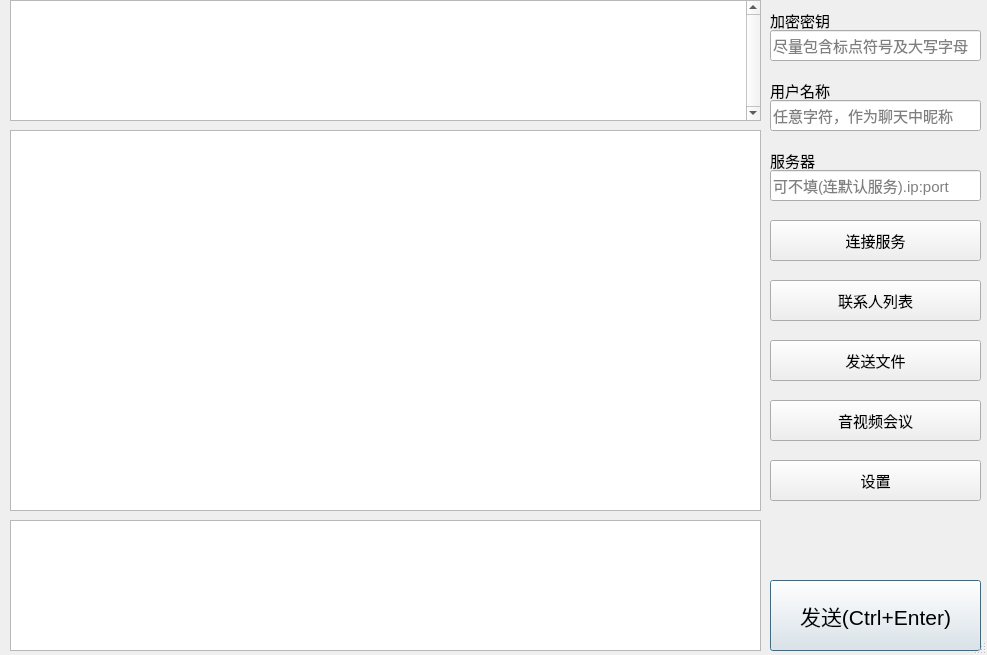
<?xml version="1.0" encoding="UTF-8"?>
<ui version="4.0">
 <class>Dialog</class>
 <widget class="QDialog" name="Dialog">
  <property name="geometry">
   <rect>
    <x>0</x>
    <y>0</y>
    <width>987</width>
    <height>655</height>
   </rect>
  </property>
  <property name="font">
   <font>
    <pointsize>11</pointsize>
   </font>
  </property>
  <property name="windowTitle">
   <string/>
  </property>
  <property name="sizeGripEnabled">
   <bool>true</bool>
  </property>
  <widget class="QPushButton" name="btnSend">
   <property name="geometry">
    <rect>
     <x>770</x>
     <y>580</y>
     <width>211</width>
     <height>71</height>
    </rect>
   </property>
   <property name="font">
    <font>
     <pointsize>16</pointsize>
    </font>
   </property>
   <property name="text">
    <string>发送(Ctrl+Enter)</string>
   </property>
  </widget>
  <widget class="QTextEdit" name="editInput">
   <property name="geometry">
    <rect>
     <x>10</x>
     <y>520</y>
     <width>751</width>
     <height>131</height>
    </rect>
   </property>
   <property name="font">
    <font>
     <pointsize>16</pointsize>
    </font>
   </property>
  </widget>
  <widget class="QTextEdit" name="editOutput">
   <property name="geometry">
    <rect>
     <x>10</x>
     <y>130</y>
     <width>751</width>
     <height>381</height>
    </rect>
   </property>
   <property name="font">
    <font>
     <pointsize>16</pointsize>
    </font>
   </property>
   <property name="readOnly">
    <bool>true</bool>
   </property>
  </widget>
  <widget class="QTextEdit" name="editInfo">
   <property name="geometry">
    <rect>
     <x>10</x>
     <y>0</y>
     <width>751</width>
     <height>121</height>
    </rect>
   </property>
   <property name="font">
    <font>
     <family>SimSun-ExtB</family>
     <pointsize>14</pointsize>
     <weight>50</weight>
     <bold>false</bold>
    </font>
   </property>
   <property name="verticalScrollBarPolicy">
    <enum>Qt::ScrollBarAlwaysOn</enum>
   </property>
   <property name="horizontalScrollBarPolicy">
    <enum>Qt::ScrollBarAlwaysOff</enum>
   </property>
   <property name="readOnly">
    <bool>true</bool>
   </property>
  </widget>
  <widget class="QLineEdit" name="editPwd">
   <property name="geometry">
    <rect>
     <x>770</x>
     <y>30</y>
     <width>211</width>
     <height>31</height>
    </rect>
   </property>
   <property name="echoMode">
    <enum>QLineEdit::Password</enum>
   </property>
   <property name="placeholderText">
    <string>尽量包含标点符号及大写字母</string>
   </property>
  </widget>
  <widget class="QLineEdit" name="editSvrAddr">
   <property name="enabled">
    <bool>true</bool>
   </property>
   <property name="geometry">
    <rect>
     <x>770</x>
     <y>170</y>
     <width>211</width>
     <height>31</height>
    </rect>
   </property>
   <property name="placeholderText">
    <string>可不填(连默认服务).ip:port</string>
   </property>
  </widget>
  <widget class="QPushButton" name="btnConnectSvr">
   <property name="geometry">
    <rect>
     <x>770</x>
     <y>220</y>
     <width>211</width>
     <height>41</height>
    </rect>
   </property>
   <property name="text">
    <string>连接服务</string>
   </property>
  </widget>
  <widget class="QLineEdit" name="editChid">
   <property name="geometry">
    <rect>
     <x>770</x>
     <y>100</y>
     <width>211</width>
     <height>31</height>
    </rect>
   </property>
   <property name="placeholderText">
    <string>任意字符，作为聊天中昵称</string>
   </property>
  </widget>
  <widget class="QLabel" name="label">
   <property name="geometry">
    <rect>
     <x>770</x>
     <y>10</y>
     <width>221</width>
     <height>21</height>
    </rect>
   </property>
   <property name="text">
    <string>加密密钥</string>
   </property>
  </widget>
  <widget class="QLabel" name="label_2">
   <property name="geometry">
    <rect>
     <x>770</x>
     <y>80</y>
     <width>71</width>
     <height>20</height>
    </rect>
   </property>
   <property name="text">
    <string>用户名称</string>
   </property>
  </widget>
  <widget class="QLabel" name="label_3">
   <property name="enabled">
    <bool>true</bool>
   </property>
   <property name="geometry">
    <rect>
     <x>770</x>
     <y>150</y>
     <width>61</width>
     <height>20</height>
    </rect>
   </property>
   <property name="text">
    <string>服务器</string>
   </property>
  </widget>
  <widget class="QPushButton" name="btnContactList">
   <property name="enabled">
    <bool>true</bool>
   </property>
   <property name="geometry">
    <rect>
     <x>770</x>
     <y>280</y>
     <width>211</width>
     <height>41</height>
    </rect>
   </property>
   <property name="text">
    <string>联系人列表</string>
   </property>
  </widget>
  <widget class="QPushButton" name="btnSendFile">
   <property name="enabled">
    <bool>true</bool>
   </property>
   <property name="geometry">
    <rect>
     <x>770</x>
     <y>340</y>
     <width>211</width>
     <height>41</height>
    </rect>
   </property>
   <property name="text">
    <string>发送文件</string>
   </property>
  </widget>
  <widget class="QPushButton" name="btnSetting">
   <property name="geometry">
    <rect>
     <x>770</x>
     <y>460</y>
     <width>211</width>
     <height>41</height>
    </rect>
   </property>
   <property name="text">
    <string>设置</string>
   </property>
  </widget>
  <widget class="QPushButton" name="btnMediaMeeting">
   <property name="geometry">
    <rect>
     <x>770</x>
     <y>400</y>
     <width>211</width>
     <height>41</height>
    </rect>
   </property>
   <property name="text">
    <string>音视频会议</string>
   </property>
  </widget>
 </widget>
 <resources/>
 <connections/>
</ui>
